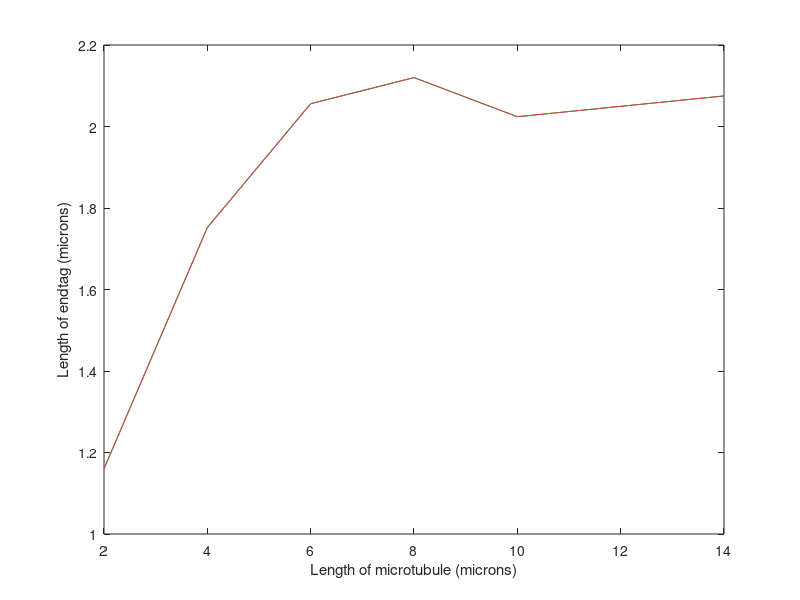

Write MATLAB code to recreate this figure.
clear all

mt_lengths = [2, 4, 6, 8, 10, 14];

n_datapoints = length(mt_lengths);

final_data_short = [n_datapoints 1];
final_data_short(1, :) = 1.16;
final_data_short(2, :) = 1.752;
final_data_short(3, :) = 2.056;
final_data_short(4, :) = 2.12;
final_data_short(5, :) = 2.024;
final_data_short(6, :) = 2.075;

final_data_long = [n_datapoints 1];

final_data_long(1, :) = 1.4;
final_data_long(2, :) = 1.824;
final_data_long(3, :) = 1.944;
final_data_long(4, :) = 1.992;
final_data_long(5, :) = 1.976;
final_data_long(6, :) = 1.928;

plot(mt_lengths, final_data_short);
hold on
%plot(linspace(2, 14, 6), final_data_long);

xlabel('Length of microtubule (microns)');
ylabel('Length of endtag (microns)');